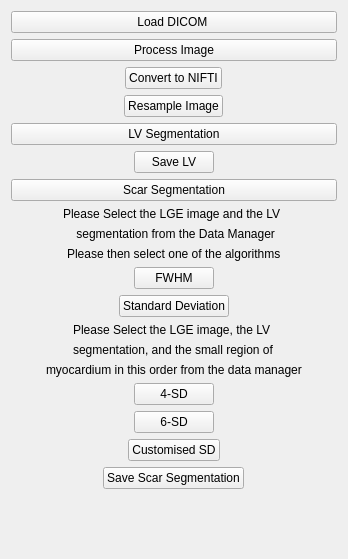
<?xml version="1.0" encoding="UTF-8"?>
<ui version="4.0">
 <class>YZSegViewControls</class>
 <widget class="QWidget" name="YZSegViewControls">
  <property name="geometry">
   <rect>
    <x>0</x>
    <y>0</y>
    <width>348</width>
    <height>559</height>
   </rect>
  </property>
  <property name="minimumSize">
   <size>
    <width>0</width>
    <height>0</height>
   </size>
  </property>
  <property name="windowTitle">
   <string>QmitkTemplate</string>
  </property>
  <layout class="QVBoxLayout" name="verticalLayout">
   <item>
    <widget class="QPushButton" name="button_1">
     <property name="toolTip">
      <string>Do image processing</string>
     </property>
     <property name="text">
      <string>Load DICOM </string>
     </property>
    </widget>
   </item>
   <item>
    <widget class="QPushButton" name="button_2">
     <property name="text">
      <string>Process Image</string>
     </property>
    </widget>
   </item>
   <item alignment="Qt::AlignHCenter">
    <widget class="QPushButton" name="button_2_1">
     <property name="text">
      <string>Convert to NIFTI</string>
     </property>
    </widget>
   </item>
   <item alignment="Qt::AlignHCenter">
    <widget class="QPushButton" name="button_2_2">
     <property name="text">
      <string>Resample Image</string>
     </property>
    </widget>
   </item>
   <item>
    <widget class="QPushButton" name="button_3">
     <property name="text">
      <string>LV Segmentation</string>
     </property>
    </widget>
   </item>
   <item alignment="Qt::AlignHCenter">
    <widget class="QPushButton" name="button_3_1">
     <property name="text">
      <string>Save LV</string>
     </property>
    </widget>
   </item>
   <item>
    <widget class="QPushButton" name="button_4">
     <property name="text">
      <string>Scar Segmentation</string>
     </property>
    </widget>
   </item>
   <item alignment="Qt::AlignHCenter">
    <widget class="QLabel" name="label_1">
     <property name="text">
      <string>Please Select the LGE image and the LV </string>
     </property>
    </widget>
   </item>
   <item alignment="Qt::AlignHCenter">
    <widget class="QLabel" name="label_2">
     <property name="text">
      <string> segmentation from the Data Manager</string>
     </property>
    </widget>
   </item>
   <item alignment="Qt::AlignHCenter">
    <widget class="QLabel" name="label_3">
     <property name="text">
      <string>Please then select one of the algorithms</string>
     </property>
    </widget>
   </item>
   <item alignment="Qt::AlignHCenter">
    <widget class="QPushButton" name="button_4_1">
     <property name="text">
      <string>FWHM</string>
     </property>
    </widget>
   </item>
   <item alignment="Qt::AlignHCenter">
    <widget class="QPushButton" name="button_4_2">
     <property name="text">
      <string>Standard Deviation</string>
     </property>
    </widget>
   </item>
   <item alignment="Qt::AlignHCenter">
    <widget class="QLabel" name="label_4">
     <property name="text">
      <string>Please Select the LGE image, the LV </string>
     </property>
    </widget>
   </item>
   <item alignment="Qt::AlignHCenter">
    <widget class="QLabel" name="label_5">
     <property name="text">
      <string>segmentation, and the small region of</string>
     </property>
    </widget>
   </item>
   <item alignment="Qt::AlignHCenter">
    <widget class="QLabel" name="label_6">
     <property name="text">
      <string>myocardium in this order from the data manager</string>
     </property>
    </widget>
   </item>
   <item alignment="Qt::AlignHCenter">
    <widget class="QPushButton" name="button_4_2_1">
     <property name="text">
      <string>4-SD</string>
     </property>
    </widget>
   </item>
   <item alignment="Qt::AlignHCenter">
    <widget class="QPushButton" name="button_4_2_2">
     <property name="text">
      <string>6-SD</string>
     </property>
    </widget>
   </item>
   <item alignment="Qt::AlignHCenter">
    <widget class="QPushButton" name="button_4_2_3">
     <property name="text">
      <string>Customised SD</string>
     </property>
    </widget>
   </item>
   <item alignment="Qt::AlignHCenter">
    <widget class="QPushButton" name="button_4_3">
     <property name="text">
      <string>Save Scar Segmentation</string>
     </property>
    </widget>
   </item>
   <item>
    <spacer name="spacer1">
     <property name="orientation">
      <enum>Qt::Vertical</enum>
     </property>
     <property name="sizeType">
      <enum>QSizePolicy::Expanding</enum>
     </property>
     <property name="sizeHint" stdset="0">
      <size>
       <width>20</width>
       <height>220</height>
      </size>
     </property>
    </spacer>
   </item>
  </layout>
 </widget>
 <layoutdefault spacing="6" margin="11"/>
 <resources/>
 <connections/>
</ui>
